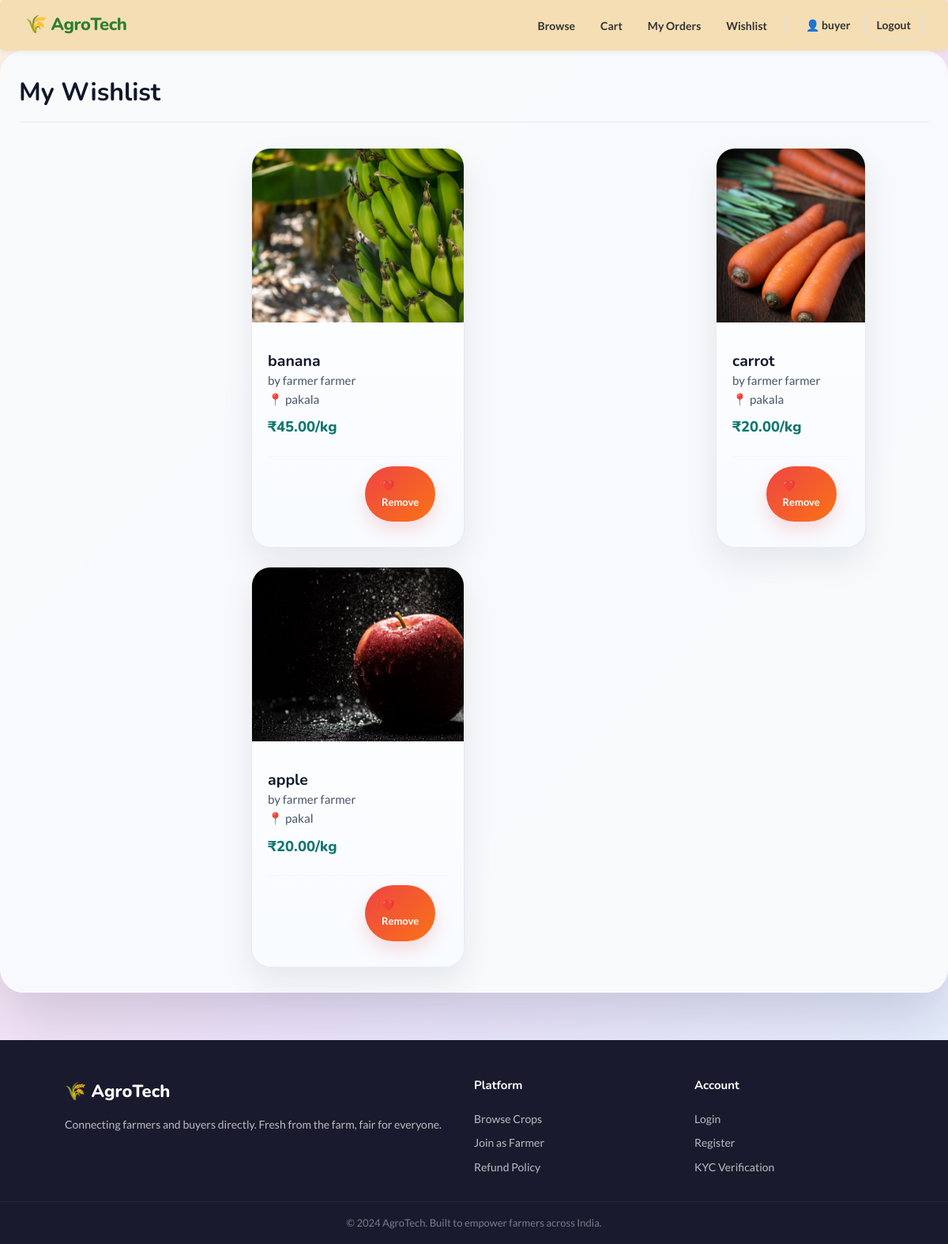
Screenshot of /buyers/wishlist/ (signed in) with the database file from the repository.
### accounts/models.py (models this page shows, shortened)
class User(AbstractUser):
    email = models.EmailField(unique=True)
    USERNAME_FIELD = 'email'
    REQUIRED_FIELDS = ['username']

### farmers/models.py (models this page shows, shortened)
class Wishlist(models.Model):
    buyer = models.ForeignKey(User, on_delete=models.CASCADE, related_name='wishlist')
    crop = models.ForeignKey(Crop, on_delete=models.CASCADE, related_name='wishlisted_by')
    added_on = models.DateTimeField(auto_now_add=True)
    class Meta:
        unique_together = ('buyer', 'crop')

class Crop(models.Model):
    CATEGORY_CHOICES = [
        ('vegetables', 'Vegetables'),
        ('fruits', 'Fruits'),
        ('grains', 'Grains & Cereals'),
        ('pulses', 'Pulses & Legumes'),
        ('spices', 'Spices & Herbs'),
        ('dairy', 'Dairy Products'),
        ('other', 'Other'),
    ]
    farmer = models.ForeignKey(User, on_delete=models.CASCADE, related_name='crops')
    name = models.CharField(max_length=100)
    category = models.CharField(max_length=30, choices=CATEGORY_CHOICES, default='vegetables')
    description = models.TextField()
    price_per_kg = models.DecimalField(max_digits=8, decimal_places=2)
    quantity_kg = models.DecimalField(max_digits=8, decimal_places=2)
    location = models.CharField(max_length=150)
    image = models.ImageField(upload_to='crops/', blank=True, null=True)
    is_available = models.BooleanField(default=True)
    created_on = models.DateTimeField(auto_now_add=True)
    updated_on = models.DateTimeField(auto_now=True)

### buyers/views.py (the view)
    def wrapper(request, *args, **kwargs):
        if not request.user.is_authenticated:
            return redirect('accounts:login')
        profile = getattr(request.user, 'profile', None)
        if not profile or profile.role != 'buyer':
            messages.error(request, "This page is for buyers only.")
            return redirect('home')
        return view_func(request, *args, **kwargs)

### buyers/views.py (called while the page is built)
def buyer_required(view_func):
    def wrapper(request, *args, **kwargs):
        if not request.user.is_authenticated:
            return redirect('accounts:login')
        profile = getattr(request.user, 'profile', None)
        if not profile or profile.role != 'buyer':
            messages.error(request, "This page is for buyers only.")
            return redirect('home')
        return view_func(request, *args, **kwargs)
    return wrapper

@buyer_required
def wishlist_view(request):
    wishlist = Wishlist.objects.filter(buyer=request.user).select_related('crop')
    return render(request, 'buyers/wishlist.html', {'wishlist': wishlist})

### buyers/templates/buyers/wishlist.html (shortened to what this page needs)
{% extends 'base.html' %}
{% load static %}
{% block extra_css %}
  <link rel="stylesheet" href="{% static 'buyers/wishlist.css' %}?v=8" />
{% endblock %}
{% block content %}
<div class="page-wrapper">
  <div class="page-header">
    <h2>My Wishlist</h2>
  </div>
  {% if wishlist %}
    <div class="crop-grid">
      {% for item in wishlist %}
        <a href="{% url 'buyers:crop_detail' item.crop.id %}" class="crop-card-link">
          <div class="crop-card">
            <div class="crop-img-wrap">
              {% if item.crop.image %}
                <img src="{{ item.crop.image.url }}" alt="{{ item.crop.name }}" class="crop-img" />
              {% else %}
                <div class="crop-img-placeholder">🌾</div>
              {% endif %}
            </div>
            <div class="crop-info">
              <h4>{{ item.crop.name }}</h4>
              <p>by {{ item.crop.farmer.get_full_name|default:item.crop.farmer.username }}</p>
              <p class="crop-location">📍 {{ item.crop.location }}</p>
              <div class="crop-bottom-row">
                <strong class="crop-price">₹{{ item.crop.price_per_kg }}/kg</strong>
              </div>
              <div class="crop-actions" style="margin-top: 10px;">
                <a href="{% url 'buyers:toggle_wishlist' item.crop.id %}" class="btn btn-red-sm" onclick="event.preventDefault(); event.stopPropagation(); this.closest('form') ? this.closest('form').submit() : window.location='{% url 'buyers:toggle_wishlist' item.crop.id %}';">❤️ Remove</a>
              </div>
            </div>
          </div>
        </a>
      {% endfor %}
    </div>
  {% endif %}
</div>
{% endblock %}

### templates/base.html (shortened to what this page needs)
<!DOCTYPE html>
<html lang="en">
<head>
  {% load static %}
  <link rel="stylesheet" href="{% static 'css/main.css' %}?v=7" />
  {% block extra_css %}{% endblock %}
</head>
<body>
<nav class="navbar">
  <a href="/" class="logo">🌾 AgroTech</a>
  <ul class="nav-links">
    {% if user.is_authenticated %}
      {% with profile=user.profile %}
        {% if user.is_superuser %}
          <li><a href="{% url 'admin_panel:dashboard' %}" class="{% block admin_active %}{% endblock %}">Dashboard</a></li>
          <li><a href="{% url 'admin_panel:kyc_list' %}">KYC</a></li>
          <li><a href="{% url 'admin_panel:users_list' %}">Users</a></li>
          <li><a href="{% url 'admin_panel:orders_list' %}">Orders</a></li>
          <li><a href="{% url 'admin_panel:reviews_list' %}">Reviews</a></li>
        {% elif profile.role == 'farmer' %}
          <li><a href="{% url 'farmers:dashboard' %}">Dashboard</a></li>
          <li><a href="{% url 'farmers:my_crops' %}">My Crops</a></li>
          <li><a href="{% url 'farmers:orders' %}">Orders</a></li>
          <li><a href="{% url 'farmers:earnings' %}">Earnings</a></li>
          <li><a href="{% url 'farmers:reviews' %}">Reviews</a></li>
        {% elif profile.role == 'buyer' %}
          <li><a href="{% url 'buyers:home' %}">Browse</a></li>
          <li><a href="{% url 'buyers:cart' %}">Cart</a></li>
          <li><a href="{% url 'buyers:my_orders' %}">My Orders</a></li>
          <li><a href="{% url 'buyers:wishlist' %}">Wishlist</a></li>
        {% endif %}
      {% endwith %}
      <li>
        <a href="{% url 'accounts:profile' %}" class="nav-profile">
          👤 {{ user.first_name|default:user.username }}
        </a>
      </li>
      <li><a href="{% url 'accounts:logout' %}" class="btn btn-outline-sm">Logout</a></li>
    {% else %}
      <li><a href="{% url 'buyers:home' %}">Browse Crops</a></li>
      <li><a href="{% url 'accounts:login' %}" class="btn btn-outline-sm">Login</a></li>
      <li><a href="{% url 'accounts:register' %}" class="btn btn-green-sm">Sign Up</a></li>
    {% endif %}
  </ul>
</nav>
<main class="main-content">
  {% block content %}{% endblock %}
</main>
<footer class="footer">
  <div class="footer-inner">
    <div class="footer-brand">
      <span class="logo">🌾 AgroTech</span>
      <p>Connecting farmers and buyers directly. Fresh from the farm, fair for everyone.</p>
    </div>
    <div class="footer-links">
      <h4>Platform</h4>
      <a href="{% url 'buyers:home' %}">Browse Crops</a>
      <a href="{% url 'accounts:register' %}">Join as Farmer</a>
      <a href="{% url 'buyers:refund_policy' %}">Refund Policy</a>
    </div>
    <div class="footer-links">
      <h4>Account</h4>
      <a href="{% url 'accounts:login' %}">Login</a>
      <a href="{% url 'accounts:register' %}">Register</a>
      <a href="{% url 'accounts:kyc_upload' %}">KYC Verification</a>
    </div>
  </div>
  <div class="footer-bottom">
    <p>© 2024 AgroTech. Built to empower farmers across India.</p>
  </div>
</footer>
</body>
</html>

### static/css/main.css (style rules this page uses)
:root { --green: #2e7d32; --green-mid: #43a047; --green-light: #e8f5e9; --orange: #e65100; --orange-mid: #f57c00; --orange-light: #fff3e0; --blue: #1565c0; --blue-mid: #1976d2; --blue-light: #e3f2fd; --red: #c62828; --red-light: #ffebee; --yellow: #f57f17; --yellow-light: #fffde7; --purple: #6a1b9a; --purple-light: #f3e5f5; --teal: #00695c; --teal-light: #e0f2f1; --white: #ffffff; --bg: #f5f6fa; --gray: #e0e0e0; --gray-text: #757575; --dark: #1a1a2e; --text: #333333; --radius: 12px; --radius-sm: 8px; --shadow: 0 2px 12px rgba(0,0,0,0.08); --shadow-md: 0 4px 20px rgba(0,0,0,0.12); }
*, *::before, *::after { box-sizing: border-box; margin: 0; padding: 0; }
body { font-family: 'Lato', sans-serif; background: linear-gradient(135deg, #141e30, #243b55); color: var(--text); font-size: 15px; line-height: 1.6; }
h1, h2, h3, h4, h5 { font-family: 'Nunito', sans-serif; font-weight: 700; color:white; line-height: 1.3; }
a { text-decoration: none; color: inherit; }
ul { list-style: none; }
img { max-width: 100%; display: block; }
.navbar { background:wheat; border-radius:5px;; padding: 0 32px; height: 64px; display: flex; align-items: center; justify-content: space-between; box-shadow: 0 1px 8px rgba(0,0,0,0.08); position: sticky; top: 0; z-index: 200; }
.navbar .logo { font-family: 'Nunito', sans-serif; font-size: 22px; font-weight: 800; color: var(--green); letter-spacing: -0.5px; }
.nav-links { display: flex; align-items: center; gap: 4px; }
.nav-links li a { padding: 6px 14px; border-radius: var(--radius-sm); color: var(--text); font-weight: 600; font-size: 14px; transition: background 0.2s; }
.nav-profile { display: flex; align-items: center; gap: 4px; }
.btn { display: inline-flex; align-items: center; gap: 6px; padding: 10px 20px; border-radius: var(--radius-sm); font-weight: 700; font-size: 14px; border: 2px solid transparent; transition: all 0.2s ease; cursor: pointer; }
.btn-outline-sm { padding: 6px 14px; font-size: 13px; background: transparent; border: 1.5px solid var(--gray); color: var(--text); border-radius: var(--radius-sm); font-weight: 600; transition: all 0.2s; }
.btn-red-sm { padding: 6px 12px; font-size: 13px; background: var(--red); color: var(--white); border-radius: var(--radius-sm); font-weight: 600; border: none; transition: opacity 0.2s; }
.main-content { min-height: calc(100vh - 64px); }
.page-wrapper { max-width: 1200px; margin: 0 auto; padding: 32px 20px; }
.page-header { display: flex; align-items: center; justify-content: space-between; margin-bottom: 24px; flex-wrap: wrap; gap: 12px; }
.crop-grid { display: grid; grid-template-columns: repeat(auto-fill, minmax(260px, 1fr)); gap: 20px; margin-top: 16px; }
.crop-card-link { color: inherit; }
.crop-card { background: var(--white); border-radius: var(--radius); box-shadow: var(--shadow); overflow: hidden; transition: transform 0.2s, box-shadow 0.2s; }
.crop-img-wrap { position: relative; height: 180px; background: var(--green-light); overflow: hidden; }
.crop-img { width: 100%; height: 100%; object-fit: cover; transition: transform 0.3s; }
.crop-info { padding: 14px 16px; }
.crop-info h4 { font-size: 16px; margin-bottom: 4px; }
.crop-location { color: var(--gray-text); font-size: 13px; margin-bottom: 8px; }
.crop-bottom-row { display: flex; align-items: center; justify-content: space-between; margin-top: 8px; }
.crop-price { font-size: 18px; color: var(--green); font-family: 'Nunito', sans-serif; font-weight: 800; }
.crop-actions { display: flex; gap: 8px; padding: 12px 16px; border-top: 1px solid var(--bg); }
.footer { background: var(--dark); color: rgba(255,255,255,0.7); margin-top: 60px; }
.footer-inner { max-width: 1100px; margin: 0 auto; padding: 48px 32px 32px; display: grid; grid-template-columns: 2fr 1fr 1fr; gap: 40px; }
.footer-brand .logo { font-family: 'Nunito', sans-serif; font-size: 22px; font-weight: 800; color: var(--white); display: inline-block; margin-bottom: 12px; }
.footer-brand p { font-size: 14px; line-height: 1.7; }
.footer-links h4 { color: var(--white); margin-bottom: 14px; font-size: 15px; }
.footer-links { display: flex; flex-direction: column; gap: 8px; }
.footer-links a { font-size: 14px; transition: color 0.2s; }
.footer-bottom { border-top: 1px solid rgba(255,255,255,0.1); text-align: center; padding: 16px 32px; font-size: 13px; opacity: 0.6; }

### rows the page displays
User: first_name "buyer"
Wishlist: crop.image (picture), crop.name "banana", crop.farmer.get_full_name "farmer farmer", crop.location "pakala", crop.price_per_kg "45.00"
Wishlist: crop.image (picture), crop.name "carrot", crop.farmer.get_full_name "farmer farmer", crop.location "pakala", crop.price_per_kg "20.00"
Wishlist: crop.image (picture), crop.name "apple", crop.farmer.get_full_name "farmer farmer", crop.location "pakal", crop.price_per_kg "20.00"
